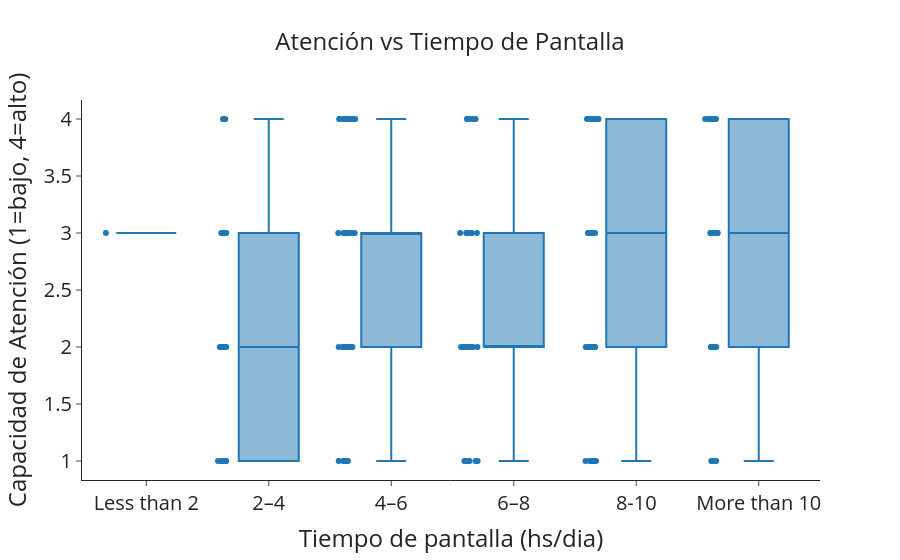

Notebook source saved alongside this figure:
### Markdown cell above
### 5.8. Boxplot: Tiempo de pantalla vs Capacidad de Atención

### Code cell
fig2 = px.box(
    df,
    x="Average Screen Time",
    y="Attention_Score",
    category_orders={"Average Screen Time": screen_order},
    points="all",
    title="Capacidad de Atención autopercibida según tiempo de pantalla por día",
    color_discrete_sequence=["#1f77b4"]
)

fig2.update_layout(
    template="simple_white",  # 🔹 fondo blanco
    title=dict(
        text="Atención vs Tiempo de Pantalla",
        x=0.5,  # 🔹 centrar título
        font=dict(size=24)
    ),
    xaxis=dict(
        title="Tiempo de pantalla (hs/dia)",
        title_font=dict(size=24),
        tickfont=dict(size=20)
    ),
    yaxis=dict(
        title="Capacidad de Atención (1=bajo, 4=alto)",
        title_font=dict(size=24),
        tickfont=dict(size=20)
    )
)

fig2.update_traces(
    marker=dict(size=6)
)

fig2.show()
fig2.write_image("boxplot_atencion_pantalla.png")

### Figure 1 — Plotly figure (JSON) as saved in the notebook; plotly's stock layout.template omitted (floating-point values rounded to 4 significant figures; data arrays with more than 128 entries replaced by an {"elided": "..."} marker saying what was removed)
{"data": [{"alignmentgroup": "True", "boxpoints": "all", "hovertemplate": "Average Screen Time=%{x}<br>Attention_Score=%{y}<extra></extra>", "legendgroup": "", "marker": {"color": "#1f77b4", "size": 6}, "name": "", "notched": false, "offsetgroup": "", "orientation": "v", "showlegend": false, "type": "box", "x": {"elided": "196 str values"}, "x0": " ", "xaxis": "x", "y": {"elided": "196 int values"}, "y0": " ", "yaxis": "y"}], "layout": {"boxmode": "group", "legend": {"tracegroupgap": 0}, "title": {"font": {"size": 24}, "text": "Atención vs Tiempo de Pantalla", "x": 0.5}, "xaxis": {"anchor": "y", "categoryarray": ["Less than 2", "2–4", "4–6", "6–8", "8-10", "More than 10"], "categoryorder": "array", "domain": [0, 1], "tickfont": {"size": 20}, "title": {"font": {"size": 24}, "text": "Tiempo de pantalla (hs/dia)"}}, "yaxis": {"anchor": "x", "domain": [0, 1], "tickfont": {"size": 20}, "title": {"font": {"size": 24}, "text": "Capacidad de Atención (1=bajo, 4=alto)"}}}}
